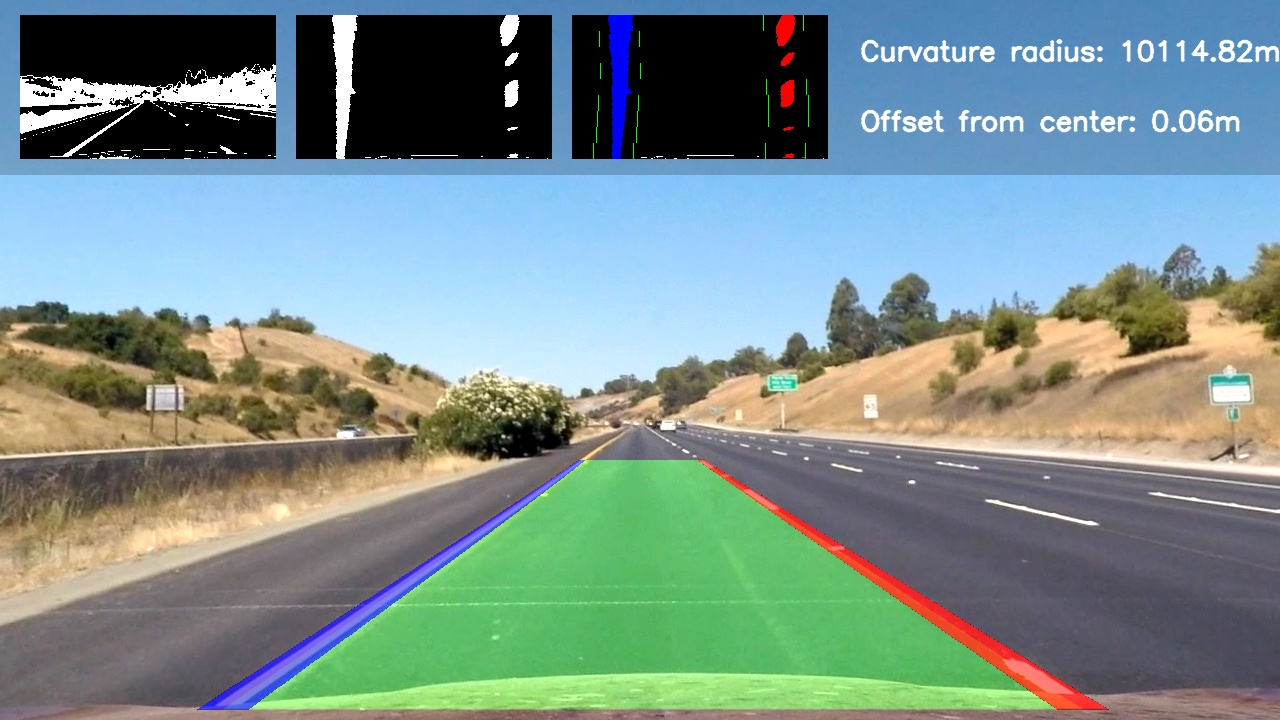
#> input picture application/test_images/straight_lines1.jpg, 1280 x 720 px; its folder holds only this picture in this run
$ python perspective_utils.py   (older library calls are emulated)
#> lines starting #> are read from the running program, lines starting #| are printed output that depends on the picture; after the words box and inside, x2 and y2 are one past the last pixel; in counts of white or black regions, pixels touching at a corner belong together
### application/calibration_utils.py
import cv2
import numpy as np
import glob
import matplotlib.pyplot as plt
import os.path as path
import pickle
import os

def lazy_calibration(func):
    """
    Decorator for calibration function to avoid re-computing calibration every time.
    """
    calibration_cache = os.getcwd()+'//application//camera_cal//calibration_data.pickle'

    def wrapper(*args, **kwargs):
        if path.exists(calibration_cache):
            print('Loading cached camera calibration...', end=' ')
            with open(calibration_cache, 'rb') as dump_file:
#> (reads application/camera_cal/calibration_data.pickle from the repository)
                calibration = pickle.load(dump_file)
        else:
            print('Computing camera calibration...', end=' ')
            calibration = func(*args, **kwargs)
            with open(calibration_cache, 'wb') as dump_file:
                pickle.dump(calibration, dump_file)
        print('Done.')
        return calibration

    return wrapper


# [48 lines left out: function calibrate_camera, not called in this run]


def undistort(frame, mtx, dist, verbose=False):
    """
    Undistort a frame given camera matrix and distortion coefficients.
    :param frame: input frame
    :param mtx: camera matrix
    :param dist: distortion coefficients
    :param verbose: if True, show frame before/after distortion correction
    :return: undistorted frame
    """
    frame_undistorted = cv2.undistort(frame, mtx, dist, newCameraMatrix=mtx)

    if verbose:
        fig, ax = plt.subplots(nrows=1, ncols=2)
        ax[0].imshow(cv2.cvtColor(frame, cv2.COLOR_BGR2RGB))
        ax[1].imshow(cv2.cvtColor(frame_undistorted, cv2.COLOR_BGR2RGB))
        plt.show()

    return frame_undistorted


# [10 lines that do not run on import are left out]

### application/binarization_utils.py
import cv2
import numpy as np
import glob
import matplotlib.pyplot as plt


# selected threshold to highlight yellow lines
yellow_HSV_th_min = np.array([0, 70, 70])
yellow_HSV_th_max = np.array([50, 255, 255])


def thresh_frame_in_HSV(frame, min_values, max_values, verbose=False):
    """
    Threshold a color frame in HSV space
    """
    HSV = cv2.cvtColor(frame, cv2.COLOR_BGR2HSV)

    min_th_ok = np.all(HSV > min_values, axis=2)
    max_th_ok = np.all(HSV < max_values, axis=2)

    out = np.logical_and(min_th_ok, max_th_ok)

    if verbose:
        plt.imshow(out, cmap='gray')
        plt.show()

    return out


def thresh_frame_sobel(frame, kernel_size):
    """
    Apply Sobel edge detection to an input frame, then threshold the result
    """
    gray = cv2.cvtColor(frame, cv2.COLOR_BGR2GRAY)

    sobel_x = cv2.Sobel(gray, cv2.CV_64F, 1, 0, ksize=kernel_size)
    sobel_y = cv2.Sobel(gray, cv2.CV_64F, 0, 1, ksize=kernel_size)

    sobel_mag = np.sqrt(sobel_x ** 2 + sobel_y ** 2)
    sobel_mag = np.uint8(sobel_mag / np.max(sobel_mag) * 255)

    _, sobel_mag = cv2.threshold(sobel_mag, 50, 1, cv2.THRESH_BINARY)

    return sobel_mag.astype(bool)


def get_binary_from_equalized_grayscale(frame):
    """
    Apply histogram equalization to an input frame, threshold it and return the (binary) result.
    """
    gray = cv2.cvtColor(frame, cv2.COLOR_BGR2GRAY)

    eq_global = cv2.equalizeHist(gray)

    _, th = cv2.threshold(eq_global, thresh=250, maxval=255, type=cv2.THRESH_BINARY)

    return th


def binarize(img, verbose=False):
    """
    Convert an input frame to a binary image which highlight as most as possible the lane-lines.

    :param img: input color frame
    :param verbose: if True, show intermediate results
    :return: binarized frame
    """
    h, w = img.shape[:2]

    binary = np.zeros(shape=(h, w), dtype=np.uint8)

    # highlight yellow lines by threshold in HSV color space
    HSV_yellow_mask = thresh_frame_in_HSV(img, yellow_HSV_th_min, yellow_HSV_th_max, verbose=False)
    binary = np.logical_or(binary, HSV_yellow_mask)

    # highlight white lines by thresholding the equalized frame
    eq_white_mask = get_binary_from_equalized_grayscale(img)
    binary = np.logical_or(binary, eq_white_mask)

    # get Sobel binary mask (thresholded gradients)
    sobel_mask = thresh_frame_sobel(img, kernel_size=9)
    binary = np.logical_or(binary, sobel_mask)

    # apply a light morphology to "fill the gaps" in the binary image
    kernel = np.ones((5, 5), np.uint8)
    closing = cv2.morphologyEx(binary.astype(np.uint8), cv2.MORPH_CLOSE, kernel)

    if verbose:
        f, ax = plt.subplots(2, 3)
        f.set_facecolor('white')
        ax[0, 0].imshow(cv2.cvtColor(img, cv2.COLOR_BGR2RGB))
        ax[0, 0].set_title('input_frame')
        ax[0, 0].set_axis_off()
        ax[0, 0].set_axis_bgcolor('red')
        ax[0, 1].imshow(eq_white_mask, cmap='gray')
        ax[0, 1].set_title('white mask')
        ax[0, 1].set_axis_off()

        ax[0, 2].imshow(HSV_yellow_mask, cmap='gray')
        ax[0, 2].set_title('yellow mask')
        ax[0, 2].set_axis_off()

        ax[1, 0].imshow(sobel_mask, cmap='gray')
        ax[1, 0].set_title('sobel mask')
        ax[1, 0].set_axis_off()

        ax[1, 1].imshow(binary, cmap='gray')
        ax[1, 1].set_title('before closure')
        ax[1, 1].set_axis_off()

        ax[1, 2].imshow(closing, cmap='gray')
        ax[1, 2].set_title('after closure')
        ax[1, 2].set_axis_off()
        plt.show()

    return closing


# [6 lines that do not run on import are left out]

### application/perspective_utils.py
import numpy as np
import cv2
import glob
import matplotlib.pyplot as plt
from .calibration_utils import calibrate_camera, undistort
from .binarization_utils import binarize


def birdeye(img, verbose=False):

    h, w = img.shape[:2]

    src = np.float32([[w, h-10],    # br
                      [0, h-10],    # bl
                      [546, 460],   # tl
                      [732, 460]])  # tr
    dst = np.float32([[w, h],       # br
                      [0, h],       # bl
                      [0, 0],       # tl
                      [w, 0]])      # tr

    M = cv2.getPerspectiveTransform(src, dst)
    Minv = cv2.getPerspectiveTransform(dst, src)

    warped = cv2.warpPerspective(img, M, (w, h), flags=cv2.INTER_LINEAR)

    if verbose:
        f, axarray = plt.subplots(1, 2)
        f.set_facecolor('white')
        axarray[0].set_title('Before perspective transform')
        axarray[0].imshow(img, cmap='gray')
        for point in src:
            axarray[0].plot(*point, '.')
        axarray[1].set_title('After perspective transform')
        axarray[1].imshow(warped, cmap='gray')
        for point in dst:
            axarray[1].plot(*point, '.')
        for axis in axarray:
            axis.set_axis_off()
        plt.show()

    return warped, M, Minv


if __name__ == '__main__':

    ret, mtx, dist, rvecs, tvecs = calibrate_camera(calib_images_dir='camera_cal')

    # show result on test images
    for test_img in glob.glob('test_images/*.jpg'):

        img = cv2.imread(test_img)
#> img is the input picture: shape (720, 1280, 3); mean B, G, R 140.1, 142.3, 121.6

        img_undistorted = undistort(img, mtx, dist, verbose=False)

        img_binary = binarize(img_undistorted, verbose=False)
#> in thresh_frame_in_HSV, `HSV = cv2.cvtColor(frame, cv2.COLOR_BGR2HSV)`: HSV: shape (720, 1280, 3); mean H, S, V 72.1, 84.6, 165.9
#> in thresh_frame_in_HSV, `min_th_ok = np.all(HSV > min_values, axis=2)`:
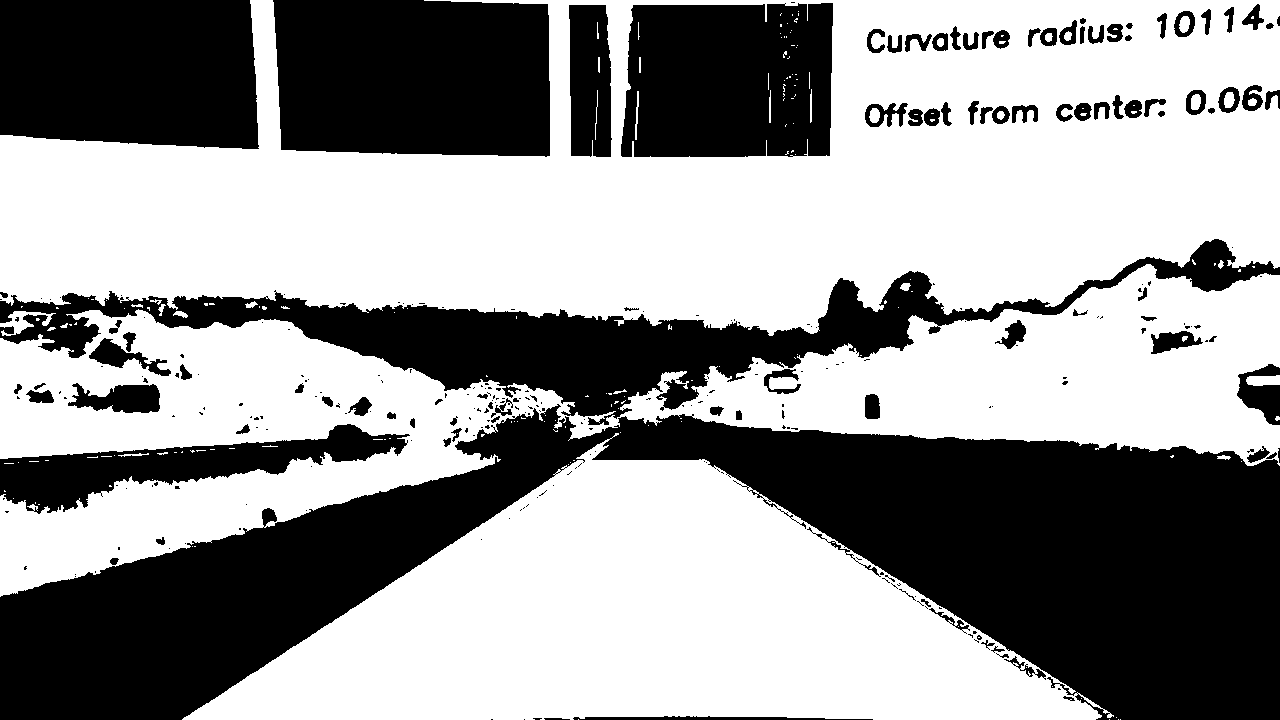
#> min_th_ok: shape (720, 1280) bool; 59% white; 291 black regions (190 under 20 px), largest, box (x1, y1, x2, y2) and area: (0, 404, 1280, 720) 179656, (0, 239, 1280, 425) 51856, (273, 0, 550, 157) 41416
#> in thresh_frame_in_HSV, `max_th_ok = np.all(HSV < max_values, axis=2)`: max_th_ok: shape (720, 1280) bool; 33.4% white; 869 white regions (759 under 20 px), largest, box (x1, y1, x2, y2) and area: (0, 261, 1280, 640) 206034, (278, 0, 548, 145) 33302, (0, 0, 257, 137) 28641
#> in thresh_frame_in_HSV, `out = np.logical_and(min_th_ok, max_th_ok)`: out: shape (720, 1280) bool; 16.6% white; 182 white regions (155 under 20 px), largest, box (x1, y1, x2, y2) and area: (0, 264, 1280, 597) 141128, (697, 460, 1102, 720) 4644, (373, 689, 924, 720) 4544
#> in get_binary_from_equalized_grayscale, `_, th = cv2.threshold(eq_global, thresh=250, maxval=255, type=cv2.THRE..`: th: shape (720, 1280); 1.6% white; 194 white regions (130 under 20 px), largest, box (x1, y1, x2, y2) and area: (0, 42, 256, 98) 5855, (314, 0, 344, 151) 2361, (495, 3, 514, 36) 452
#> in binarize, `binary = np.logical_or(binary, eq_white_mask)`: binary: shape (720, 1280) bool; 18.2% white; 371 white regions (281 under 20 px), largest, box (x1, y1, x2, y2) and area: (0, 264, 1280, 597) 141222, (0, 42, 256, 98) 5855, (697, 460, 1102, 720) 4644
#> in thresh_frame_sobel, `sobel_y = cv2.Sobel(gray, cv2.CV_64F, 0, 1, ksize=kernel_size)`:
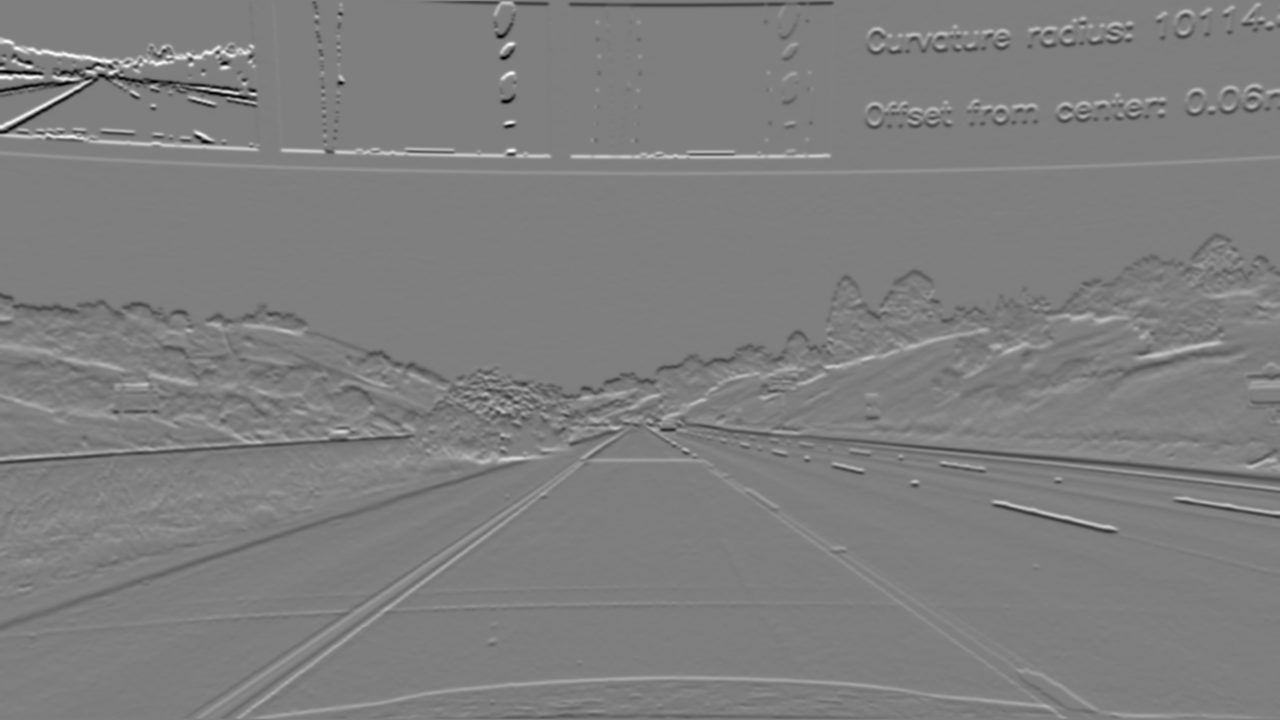
#> sobel_y: shape (720, 1280) float64; min -2261806, max 2274058, mean 2638.1; drawn with min black and max white
#> in thresh_frame_sobel, `_, sobel_mag = cv2.threshold(sobel_mag, 50, 1, cv2.THRESH_BINARY)`: sobel_mag: shape (720, 1280); values 0 (black) and 1 (white), 6.6% white; 473 white regions (229 under 20 px), largest, box (x1, y1, x2, y2) and area: (0, 0, 261, 151) 7862, (271, 0, 553, 158) 4948, (567, 1, 835, 159) 3946
#> in binarize, `binary = np.logical_or(binary, sobel_mask)`: binary: shape (720, 1280) bool; 23.1% white; 321 white regions (179 under 20 px), largest, box (x1, y1, x2, y2) and area: (0, 264, 1280, 597) 153793, (0, 0, 261, 151) 12702, (271, 0, 553, 158) 6973
#> in binarize, `closing = cv2.morphologyEx(binary.astype(np.uint8), cv2.MORPH_CLOSE, k..`:
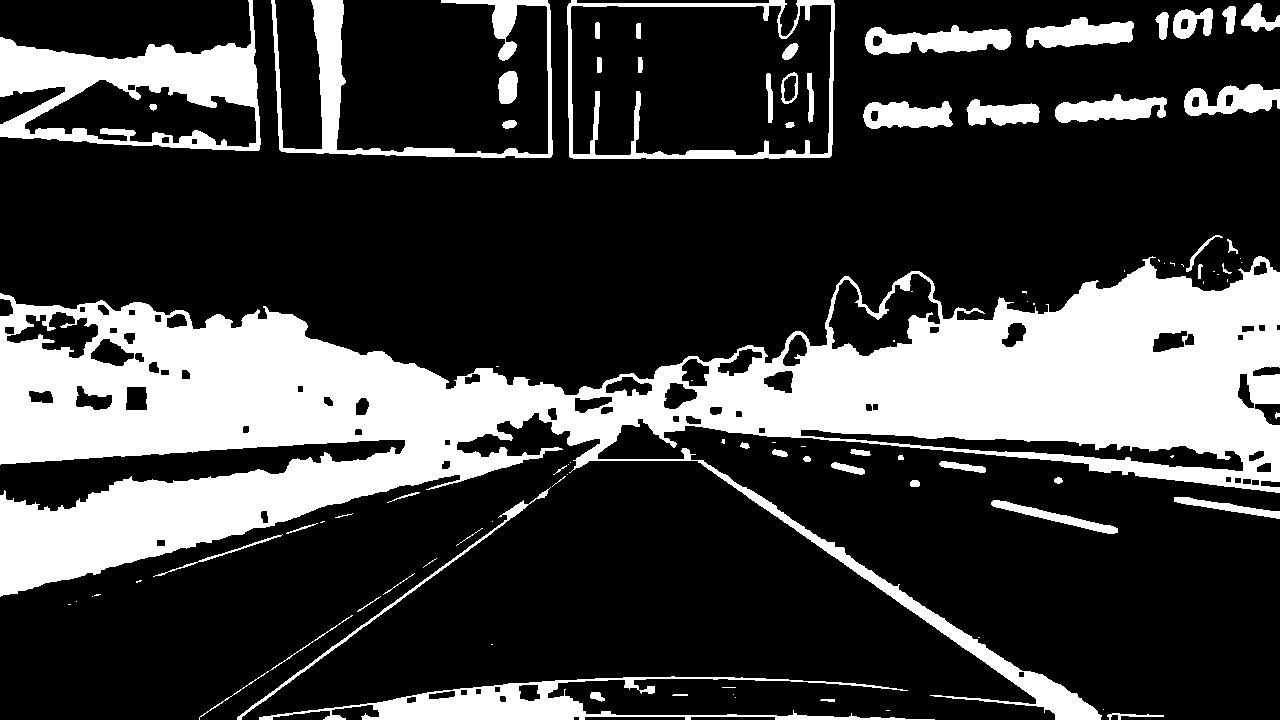
#> closing: shape (720, 1280); values 0 (black) and 1 (white), 25.1% white; 99 white regions (41 under 20 px), largest, box (x1, y1, x2, y2) and area: (0, 256, 1280, 720) 174625, (0, 0, 261, 151) 14681, (259, 676, 935, 720) 7889

        img_birdeye, M, Minv = birdeye(cv2.cvtColor(img_undistorted, cv2.COLOR_BGR2RGB), verbose=True)
#> in birdeye, `warped = cv2.warpPerspective(img, M, (w, h), flags=cv2.INTER_LINEAR)`:
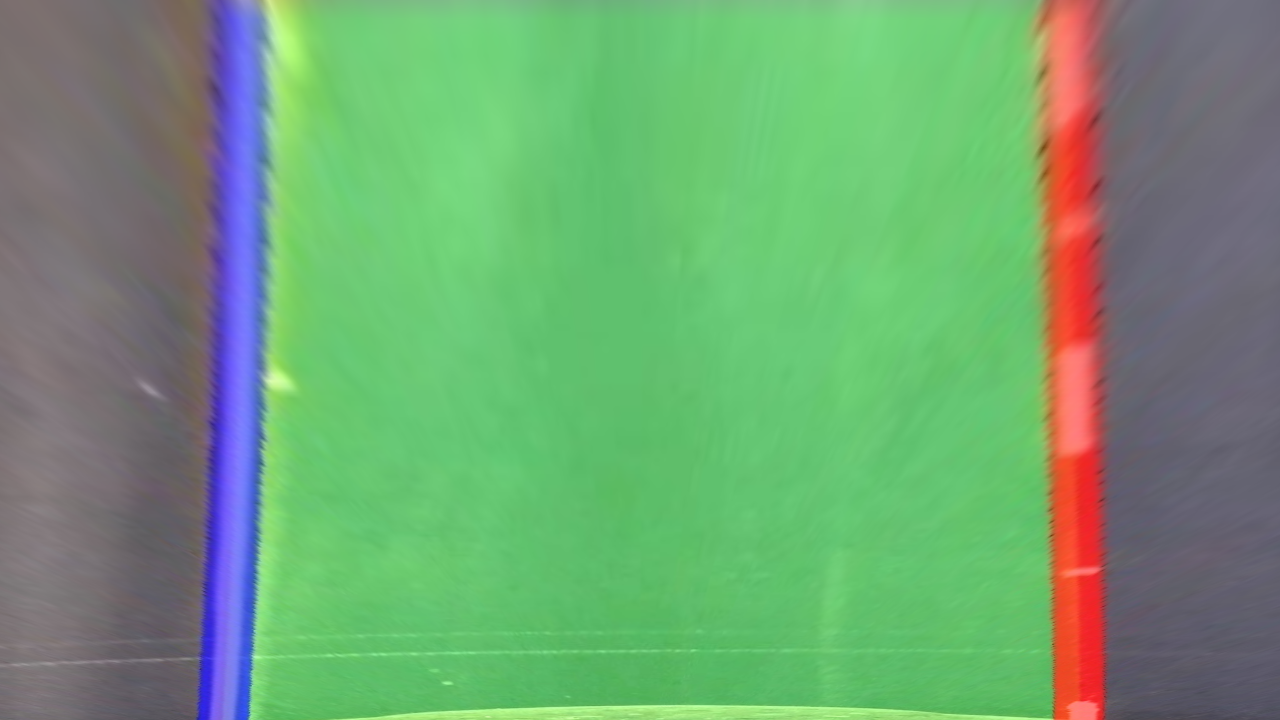
#> warped: shape (720, 1280, 3); mean R, G, B 111.6, 161.4, 114.9
#> in birdeye, `plt.show()`:
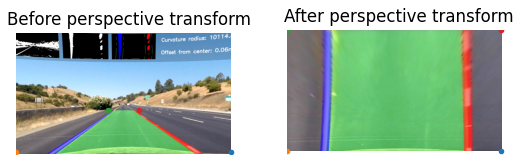
#> figure drawn by matplotlib, 2 panels
#> M = [[-0.701, -1.53, 1086.4], [7.11e-16, -2.02, 928.2], [9.76e-19, -0.0024, 1]]; Minv = [[0.145, -0.758, 546], [0, -0.496, 460], [0, -0.00119, 1]]
